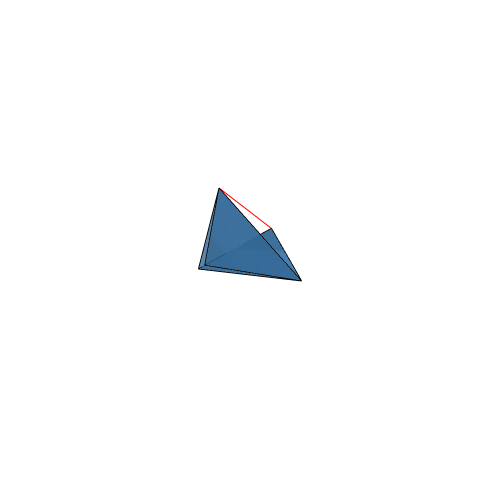

Notebook source saved alongside this figure:
### Code cell
# embeddingplan: [[[1, 2, 5], [], []], [[3], [1], [2, 5]], [[4], [], [3, 5, 1]], [[6], [], [1, 2, 3, 4]]]
step2 = Polyhedron(facets = [[0,1,2].+1, [3,1,2].+1,[4,0,2].+1, [4,3,2].+1], edges = [[0,1].+1, [1,2].+1, [0,2].+1, [3,2].+1, [3,1].+1, [3,0].+1, [4,0].+1, [4,3].+1, [4,2].+1], verts=[cg16[2][1], cg16[2][2], cg16[2][5], cg16[2][3], cg16[2][4]])
plot(step2, width = width, height = height,opacity = 0.8, edgecolors=[RGB(0,0,0), RGB(0,0,0), RGB(0,0,0), RGB(0,0,0), RGB(0,0,0), RGB(1,0,0), RGB(0,0,0), RGB(0,0,0), RGB(0,0,0)])

### Figure 1 — Plotly figure (JSON) as saved in the notebook; plotly's stock layout.template omitted (floating-point values rounded to 4 significant figures)
{"data": [{"facecolor": ["#407FB7", "#407FB7", "#407FB7", "#407FB7"], "i": [0, 2, 4, 2], "j": [1, 1, 0, 3], "k": [2, 3, 2, 4], "opacity": 0.8, "type": "mesh3d", "x": [0, 2, 1, 0.5625, 1.354], "y": [0, 0, 1.732, -1.119, -1.071], "z": [0, 0, 0, 0.826, -1.01]}, {"line": {"color": "#000000"}, "mode": "lines", "type": "scatter3d", "x": [0, 2], "y": [0, 0], "z": [0, 0]}, {"line": {"color": "#000000"}, "mode": "lines", "type": "scatter3d", "x": [2, 1], "y": [0, 1.732], "z": [0, 0]}, {"line": {"color": "#000000"}, "mode": "lines", "type": "scatter3d", "x": [0, 1], "y": [0, 1.732], "z": [0, 0]}, {"line": {"color": "#000000"}, "mode": "lines", "type": "scatter3d", "x": [0.5625, 1], "y": [-1.119, 1.732], "z": [0.826, 0]}, {"line": {"color": "#000000"}, "mode": "lines", "type": "scatter3d", "x": [0.5625, 2], "y": [-1.119, 0], "z": [0.826, 0]}, {"line": {"color": "#FF0000"}, "mode": "lines", "type": "scatter3d", "x": [0.5625, 0], "y": [-1.119, 0], "z": [0.826, 0]}, {"line": {"color": "#000000"}, "mode": "lines", "type": "scatter3d", "x": [1.354, 0], "y": [-1.071, 0], "z": [-1.01, 0]}, {"line": {"color": "#000000"}, "mode": "lines", "type": "scatter3d", "x": [1.354, 0.5625], "y": [-1.071, -1.119], "z": [-1.01, 0.826]}, {"line": {"color": "#000000"}, "mode": "lines", "type": "scatter3d", "x": [1.354, 1], "y": [-1.071, 1.732], "z": [-1.01, 0]}], "layout": {"height": 500, "margin": {"b": 50, "l": 50, "r": 50, "t": 60}, "scene": {"aspectmode": "data", "autosize": true, "camera": {"eye": {"x": 2.5, "y": 2.5, "z": 2.5}}, "xaxis": {"showaxeslabels": false, "showbackground": false, "showticklabels": false, "title": {"text": ""}}, "yaxis": {"showaxeslabels": false, "showbackground": false, "showticklabels": false, "title": {"text": ""}}, "zaxis": {"showaxeslabels": false, "showbackground": false, "showticklabels": false, "title": {"text": ""}}}, "showlegend": false, "width": 500}}
